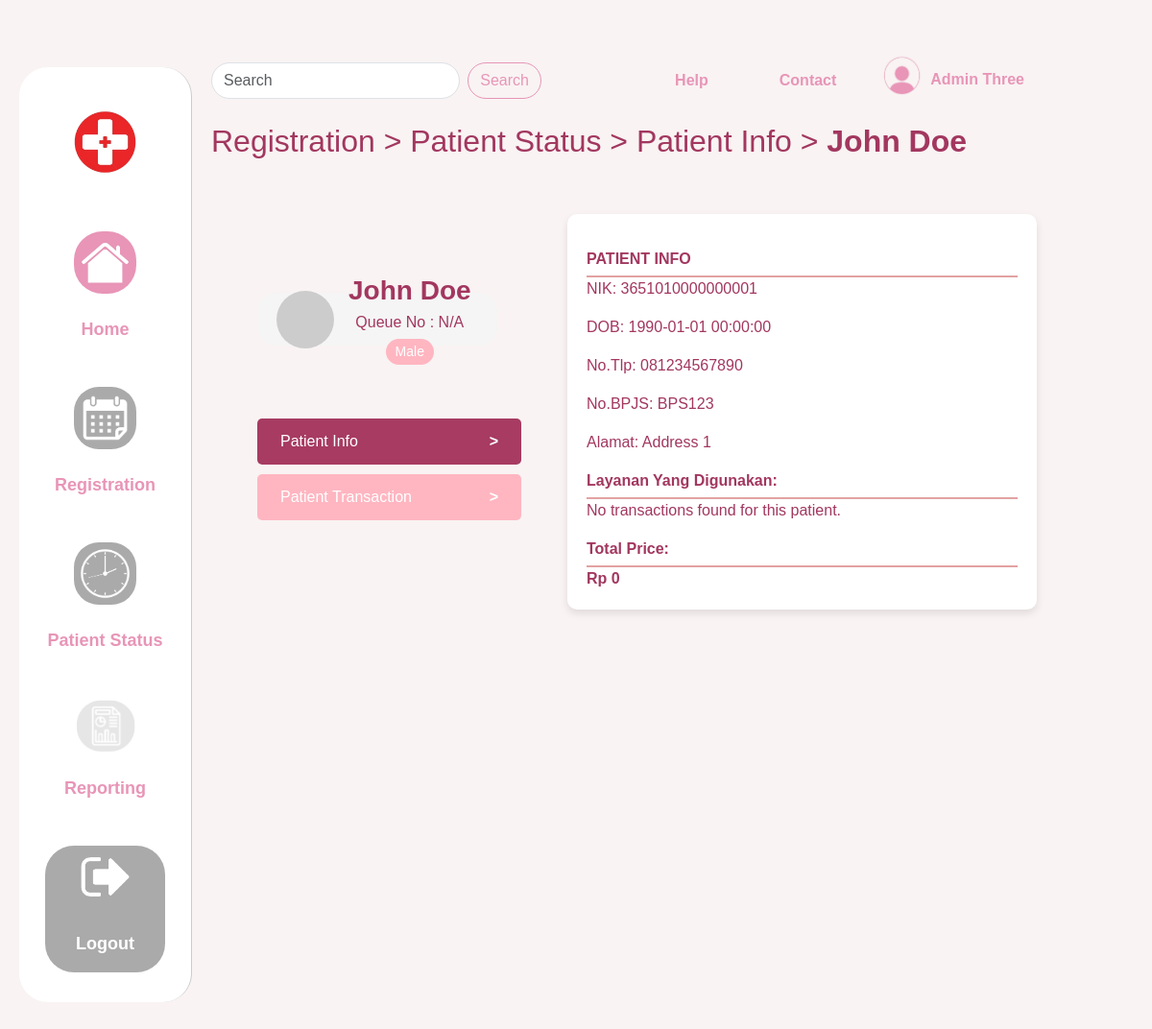
/patientinfo.php (signed in), run on the app's committed database.
### tables this page shows
CREATE TABLE `mspatient` (
  `patient_id` varchar(5) NOT NULL,
  `name` varchar(100) DEFAULT NULL,
  `dob` datetime DEFAULT NULL,
  `gender` varchar(10) DEFAULT NULL,
  `phone` varchar(15) DEFAULT NULL,
  `email` varchar(100) DEFAULT NULL,
  `nik` varchar(16) DEFAULT NULL,
  `bpjs_card` varchar(30) DEFAULT NULL,
  `address` varchar(100) DEFAULT NULL,
  `is_registered` int(1) DEFAULT NULL
);

### patientinfo.php (the view, shortened to what this page needs)
<?php
$conn = getConnection();
$patient_id = $_GET['patient_id'] ?? 'PA001';
$patientQuery = $conn->prepare("SELECT * FROM MsPatient WHERE patient_id = ?");
$patientQuery->bind_param("s", $patient_id);
$patientQuery->execute();
$patientResult = $patientQuery->get_result();
$patient = $patientResult->fetch_assoc();
$transactionHeaderQuery = $conn->prepare("
    SELECT * FROM TransactionHeader
    WHERE patient_id = ?
");
$transactionHeaderQuery->bind_param("s", $patient_id);
$transactionHeaderQuery->execute();
$transactionHeaders = $transactionHeaderQuery->get_result();
?>
<!DOCTYPE html>
<html lang="en">
<head>
    <link
        href="https://cdn.jsdelivr.net/npm/bootstrap@5.3.0/dist/css/bootstrap.min.css"
        rel="stylesheet" />
    <link rel="stylesheet" href="css/home.css" />
</head>
<body>
    <div class="container-fluid">
        <div class="row">
            <?php include 'sidebar.php' ?>
            <div class="col-md-10 content">
                <?php include 'topbar.php' ?>
                <h1 class="fw-medium">Registration > Patient Status > Patient Info > <span class="fw-bold"><?php echo $patient['name'] ?></span></h1>
                <br>
                <br>
                <main>
                    <div class="patient-list">
                        <div class="d-flex flex-row">
                            <div class="d-flex flex-column align-items-stretch gap-3 m-5 justify-content-center ">
                                <div class="patient-info">
                                    <div class="avatar"></div>
                                    <div class="details">
                                        <h3 style="font-weight: bolder;"><?= htmlspecialchars($patient['name']) ?></h3>
                                        <?php
                                        $queueNumber = isset($_GET['queue_number']) ? htmlspecialchars($_GET['queue_number']) : 'N/A';
                                        ?>
                                        <p>Queue No : <?= $queueNumber ?></p>
                                        <div class="gender-badge"><?= htmlspecialchars($patient['gender']) ?></div>
                                    </div>
                                </div>
                                <br>
                                <div class="menu">
                                    <a class="menu-item p-4" href="patientinfo.php?patient_id=<?php echo urlencode($patient['patient_id']); ?>&queue_number=<?php echo $_GET['queue_number'] ?>" style="text-decoration: none; background-color:#a73b62">
                                        Patient Info <span class="arrow">></span>
                                    </a>
                                    <a class="menu-item p-4" href="transaction.php?patient_id=<?php echo urlencode($patient['patient_id']); ?>&queue_number=<?php echo $_GET['queue_number'] ?>" style="text-decoration: none; background-color: #ffb6c1">
                                        Patient Transaction <span class="arrow">></span>
                                    </a>
                                </div>
                            </div>
                            <div class="details-card">
                                <div class="section-title">PATIENT INFO</div>
                                <p>NIK: <?= htmlspecialchars($patient['nik']) ?></p>
                                <p>DOB: <?= htmlspecialchars($patient['dob']) ?></p>
                                <p>No.Tlp: <?= htmlspecialchars($patient['phone']) ?></p>
                                <p>No.BPJS: <?= htmlspecialchars($patient['bpjs_card']) ?></p>
                                <p>Alamat: <?= htmlspecialchars($patient['address']) ?></p>
                                <div class="section-title">Layanan Yang Digunakan:</div>
                                <div class="accordion-body">
                                    <?php if ($transactionHeaders->num_rows > 0): ?>
                                        <table class="table table-striped">
                                            <thead>
                                                <tr>
                                                    <th>Service Details</th>
                                                    <th>Price (Rp)</th>
                                                </tr>
                                            </thead>
                                            <tbody>
                                                <?php
                                                $totalPrice = 0;
                                                while ($transaction = $transactionHeaders->fetch_assoc()): ?>
                                                <?php
                                                    $transactionDetailsQuery = $conn->prepare("SELECT details_id FROM TransactionDetail WHERE transaction_id = ?");
                                                    $transactionDetailsQuery->bind_param("s", $transaction['transaction_id']);
                                                    $transactionDetailsQuery->execute();
                                                    $transactionDetails = $transactionDetailsQuery->get_result();
                                                    while ($detail = $transactionDetails->fetch_assoc()) {
                                                        $details_id = $detail['details_id'];
                                                        $serviceOutput = "";
                                                        $price = 0;
                                                        switch (substr($details_id, 0, 1)) {
                                                            case '6':
                                                            case '7':
                                                            case '8':
                                                                $roomDetailsQuery = $conn->prepare("SELECT code, room_id FROM MsRoomDetails WHERE patient_id = ? AND code = ?");
                                                                $roomDetailsQuery->bind_param("ss", $patient_id, $details_id);
                                                                $roomDetailsQuery->execute();
                                                                $roomDetails = $roomDetailsQuery->get_result()->fetch_assoc();
                                                                if ($roomDetails) {
                                                                    $code = $roomDetails['code'];
                                                                    $room_id = $roomDetails['room_id'];
                                                                    $roomHeaderQuery = $conn->prepare("SELECT price FROM MsRoomHeader WHERE room_id = ?");
                                                                    $roomHeaderQuery->bind_param("s", $room_id);
                                                                    $roomHeaderQuery->execute();
                                                                    $roomHeader = $roomHeaderQuery->get_result()->fetch_assoc();
                                                                    if ($roomHeader) {
                                                                        $price = $roomHeader['price'];
                                                                        $serviceOutput = "Room Code: " . htmlspecialchars($code);
                                                                    }
                                                                }
                                                                break;
                                                            default:
                                                                break;
                                                        }
                                                        $prefix = substr($details_id, 0, 2);
                                                        switch ($prefix) {
                                                            case 'AP':
                                                                $appointmentQuery = $conn->prepare("SELECT date, price FROM MsAppointment WHERE appointment_id = ?");
                                                                $appointmentQuery->bind_param("s", $details_id);
                                                                $appointmentQuery->execute();
                                                                $appointment = $appointmentQuery->get_result()->fetch_assoc();
                                                                $price = $appointment['price'];
                                                                $serviceOutput = "Appointment on " . htmlspecialchars($appointment['date']);
                                                                break;
                                                            case 'MC':
                                                                $checkupQuery = $conn->prepare("SELECT date, details, price FROM MsCheckup WHERE checkup_id = ?");
                                                                $checkupQuery->bind_param("s", $details_id);
                                                                $checkupQuery->execute();
                                                                $checkup = $checkupQuery->get_result()->fetch_assoc();
                                                                $price = $checkup['price'];
                                                                $serviceOutput = "Checkup on " . htmlspecialchars($checkup['date']) . " - Details: " . htmlspecialchars($checkup['details']);
                                                                break;
                                                            case 'EM':
                                                                $emergencyQuery = $conn->prepare("SELECT date, actions, price, status from MsEmergency WHERE emergency_id = ?");
                                                                $emergencyQuery->bind_param("s", $details_id);
                                                                $emergencyQuery->execute();
                                                                $emergency = $emergencyQuery->get_result()->fetch_assoc();
                                                                $statusMessage = htmlspecialchars($emergency["status"]);
                                                                $price = $checkup['price'];
                                                                $serviceOutput = "Emergency Pickup on " . htmlspecialchars($emergency['date']);
                                                                break;
                                                            case 'TE':
                                                                $testQuery = $conn->prepare("SELECT name, price FROM MsTest WHERE test_id = ?");
                                                                $testQuery->bind_param("s", $details_id);
                                                                $testQuery->execute();
                                                                $test = $testQuery->get_result()->fetch_assoc();
                                                                $price = $test['price'];
                                                                $serviceOutput = "Test Name: " . htmlspecialchars($test['name']);
                                                                break;
                                                        }
                                                        if ($serviceOutput) {
                                                            echo "<tr><td>{$serviceOutput}</td><td>Rp " . number_format($price, 0, ',', '.') . "</td></tr>";
                                                            $totalPrice += $price;
                                                        }
                                                    }
                                                endwhile;
                                                ?>
                                            </tbody>
                                            <tfoot>
                                                <tr>
                                                    <td><strong>Total</strong></td>
                                                    <td><strong>Rp <?= number_format($totalPrice, 0, ',', '.') ?></strong></td>
                                                </tr>
                                            </tfoot>
                                        </table>
                                    <?php else: ?>
                                        <p>No transactions found for this patient.</p>
                                    <?php endif; ?>
                                </div>
                                <div class="section-title">Total Price:</div>
                                <td><strong>Rp <?= number_format($totalPrice, 0, ',', '.') ?></strong></td>
                            </div>
                        </div>
                    </div>
                </main>
            </div>
        </div>
    </div>
</body>
</html>

### css/home.css (style rules this page uses)
:root { --bg-color: #f9f3f3; --text-color: #a2375f; --accent-color: #e895b7; --link-color: #a2375f; }
body { font-family: "Arial", sans-serif; background-color: var(--bg-color); color: var(--text-color); margin: 0 20px 20px 100px; padding: 20px 0; }
.content { background-color: var(--bg-color); padding: 20px; }
h1 { font-weight: bold; font-size: 2rem; color: var(--text-color); }

### patientinfo.php (style rules this page uses)
.patient-info { background-color: #f5f5f5; padding: 20px; border-radius: 20px; margin-bottom: 20px; text-align: center; width: 250px; height: 55px; display: flex; align-items: center; }
.avatar { width: 60px; height: 60px; background-color: #ccc; border-radius: 50%; margin-right: 15px; }
.details h3 { margin: 0; }
.details p { margin: 5px 0; }
.gender-badge { background-color: #ffb6c1; color: white; padding: 3px 10px; border-radius: 15px; font-size: 14px; display: inline-block; }
.menu { display: flex; flex-direction: column; }
.menu-item { display: flex; justify-content: space-between; align-items: center; padding: 15px; background-color: #ffb6c1; color: white; border: none; border-radius: 5px; font-size: 16px; margin-bottom: 10px; cursor: pointer; width: 275px; height: 25px; }
.arrow { font-weight: bold; }
.details-card { background-color: white; border-radius: 10px; padding: 20px; box-shadow: 0 4px 8px rgba(0, 0, 0, 0.1); width: 100%; }
.details-card .section-title { font-weight: bold; margin-top: 15px; border-bottom: 2px solid #e2a2a2; padding-bottom: 5px; }

### data on the page
mspatient: name "John Doe", gender "Male", nik "3651010000000001", dob "1990-01-01 00:00:00", phone "081234567890", bpjs_card "BPS123", address "Address 1"

### other printed values
$_SESSION['fullname'] "Admin Three"
$queueNumber "N/A"
$totalPrice "0"
